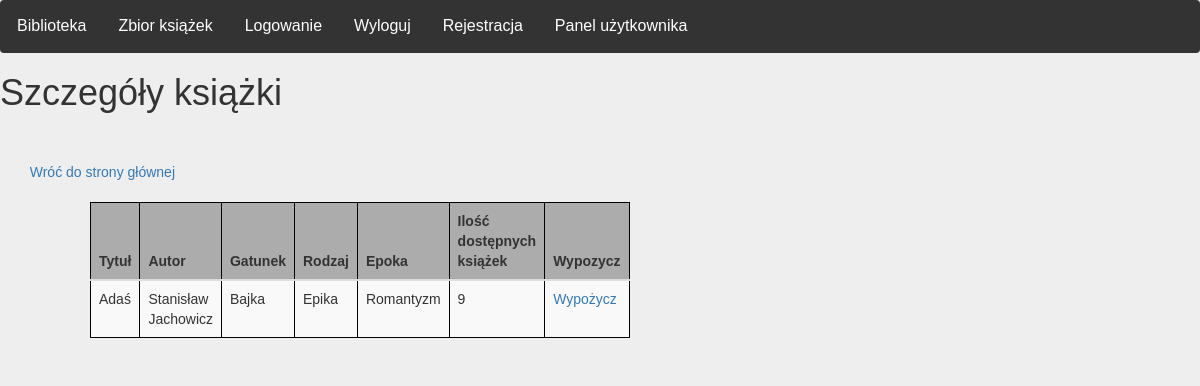
/index/details/7 (signed in), run on the app's committed database.
### main_library/models.py (models this page shows)
class Bookshelf(models.Model):
    kind = models.TextField(default='')
    title = models.TextField(default='')
    author = models.TextField(default='')
    epoch = models.TextField(default='')
    genre = models.TextField(default='')
    quantity = models.IntegerField(default=random.randint(0, 10))

### main_library/views.py (the view)
# urls.py: path('index/details/<int:id>', views.details, name = 'details'),
@login_required
def details(request, id):
    book_details = Bookshelf.objects.get(pk=id)
    return render(
        request,
        "main_library/details.html",
        {'book_details': book_details}
    )

### main_library/templates/main_library/details.html (shortened to what this page needs)
{% extends "main_library/base.html" %}
{% block content %}
<h1>Szczegóły książki</h1>
<div class="row" style = "backgroundcolor: #F9F8F7">
    <br><br>
    <div class = "col-md-2" align="right">
        <a href="/"> Wróć do strony głównej </a>
    </div>
    <br><br>
<div class="row">
    <div class="col-md-1"></div>
    <div class="col-md-5">
        <table class="table table-dark table-striped" >
            <thead>
              <tr>
                  <th>Tytuł</th>
                  <th>Autor</th>
                  <th>Gatunek</th>
                  <th>Rodzaj</th>
                  <th>Epoka</th>
                  <th>Ilość dostępnych książek</th>
                  <th> Wypozycz</th>
              </tr>
            </thead>
                <tr>
                    <td>{{ book_details.title }} </td>
                    <td> {{ book_details.author }}</td>
                    <td> {{ book_details.genre }} </td>
                    <td> {{ book_details.kind }} </td>
                    <td> {{ book_details.epoch }} </td>
                    <td> {{ book_details.quantity }} </td>
                    <td> <a href="{% url 'rent' book_details.id %}"> Wypożycz </a> </td>
                </tr>
        </table>
    </div>
</div>
{% endblock %}

### main_library/templates/main_library/base.html (style rules this page uses)
body { font-family: Arial, Helvetica, sans-serif; margin: 0; background-color: #EEEEEF; }

### main_library/templates/main_library/details.html (style rules this page uses)
table { width: 100%; border: 1px solid #000; background-color: white; }
td { width: 25%; text-align: left; vertical-align: top; border: 1px solid #000; border-collapse: collapse; padding: 0.3em; caption-side: bottom; }
th { background-color: #ACACAD; width: 25%; text-align: left; vertical-align: center; border: 1px solid #000; border-collapse: collapse; padding: 0.3em; caption-side: bottom; }

### data on the page
Bookshelf: title "Adaś", author "Stanisław Jachowicz", genre "Bajka", kind "Epika", epoch "Romantyzm", quantity "9"
